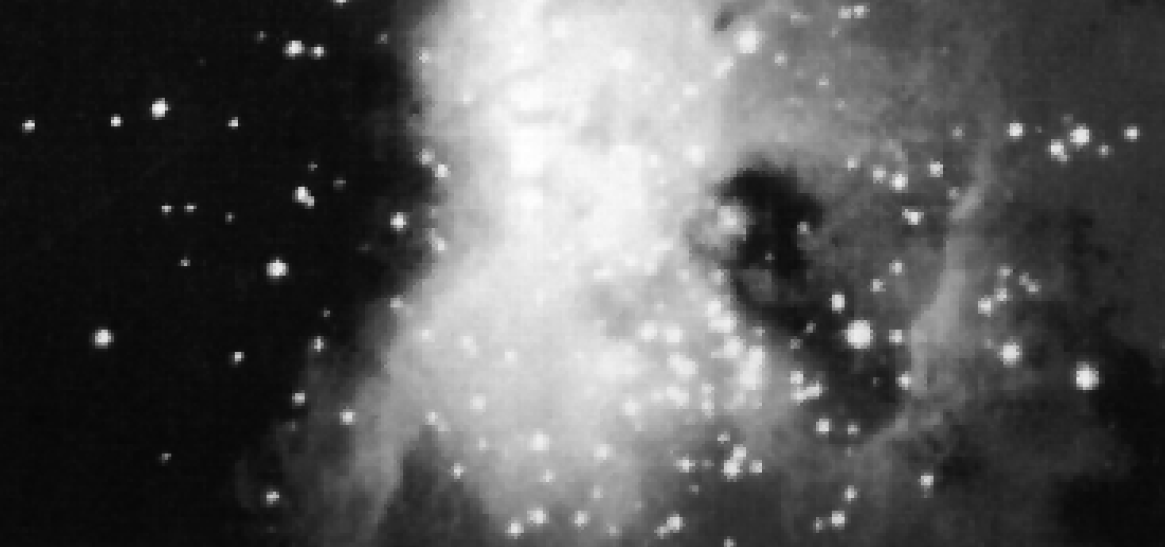
%> input picture P3/NB.bmp, 1165 x 547 px
$ octave mosco.m   (GNU Octave 9; MATLAB toolbox functions it lacks are replaced by stand-ins)
%> lines starting %> are read from the running program, lines starting %| are printed output that depends on the picture
while true
    fprintf('\nMenú de Selección de Ejercicios:\n');
    fprintf('1. Ejercicio 1\n');
    fprintf('2. Ejercicio 2\n');
    fprintf('3. Ejercicio 3\n');
    fprintf('4. Ejercicio 4\n');
    fprintf('5. Ejercicio 5\n');
    fprintf('6. Ejercicio 6\n');
    fprintf('7. Ejercicio 7\n');
    fprintf('8. Ejercicio 8\n');
    fprintf('9. Ejercicio 9\n');
    fprintf('10. Ejercicio 10\n');
    fprintf('11. Ejercicio 11\n');
    fprintf('12. Salir\n');

    opcion = input('Ingrese el número del ejercicio que desea ejecutar: ');
%> the answer given: 3

    switch opcion
        case 1
            image_case_1 = imread('magrisuave.jpg');
            figure;
            subplot(1, 2, 1);
            imshow(image_case_1);
            title('Imagen Original');
            histograma = imhist(image_case_1);
            subplot(1, 2, 2);
            bar(histograma);
            xlabel('Niveles de intensidad');
            ylabel('Frecuencia');
            title('Histograma de la Imagen');
            ylim([0, max(histograma)]);
            min_out = 0;
            max_out = 100;
            imagen_ampliada = ampliarContraste(image_case_1, min_out, max_out);
            figure;
            subplot(1, 2, 1);
            imshow(image_case_1);
            title('Imagen original');
            subplot(1, 2, 2);
            imshow(imagen_ampliada);
            title('Imagen ampliación del contraste 1');
            clear all

        case 2
            image_case_2 = imread('magrisuave.jpg');
            figure;
            subplot(1, 2, 1);
            imshow(image_case_2);
            title('Imagen Original');
            histograma = imhist(image_case_2);
            subplot(1, 2, 2);
            bar(histograma);
            xlabel('Niveles de intensidad');
            ylabel('Frecuencia');
            title('Histograma de la Imagen');
            ylim([0, max(histograma)]);
            a = (255/173);
            [filas,columnas] = size(image_case_2);
            for i=1:filas
                for j=1:columnas
                    if(image_case_2(i,j)<=173)
                        image_res(i,j) = uint8(a*image_case_2(i,j));
                    else
                        image_res(i,j) = 255;
                    end
                end
            end
            figure;
            subplot(1, 2, 1);
            imshow(image_case_2);
            title('Imagen Original');
            subplot(1,2,2);
            imshow(image_res);
            title('Imagen ampliación del contraste 2');
            clear all

        case 3
            image_case_3 = imread('NB.bmp');
%> image_case_3 is the input picture: size 547x1165 uint8; min 6, max 255, mean 87.4
            figure;
            subplot(1, 2, 1);
            imshow(image_case_3);
            title('Imagen Original');
            histograma = imhist(image_case_3);
%> histograma = 256 values, max 44093 at index 15, min 0 at index 1, mean 2489.3
            subplot(1, 2, 2);
            bar(histograma);
            xlabel('Niveles de intensidad');
            ylabel('Frecuencia');
            title('Histograma de la Imagen');
            ylim([0, max(histograma)]);
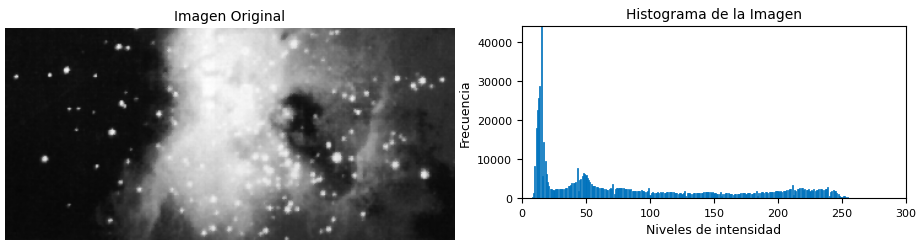
%> figure redrawn from the program's plot data, 2 panels
            a = 0.5;
            c = 0.8627;
            image = mat2gray(image_case_3);
            [filas,columnas] = size(image);
%> filas = 547; columnas = 1165
            for i=1:filas
                for j=1:columnas
                    if( (image(i,j) >= 0) && (image(i,j) <= c))
                        image_res(i,j) = image(i,j)*a;
                    elseif( (image(i,j) > c) && (image(i,j) <= 1))
                        image_res(i,j) = (((1-(a*c))/(1-c))*(image(i,j)-c))+(a*c);
                    end
                end
            end
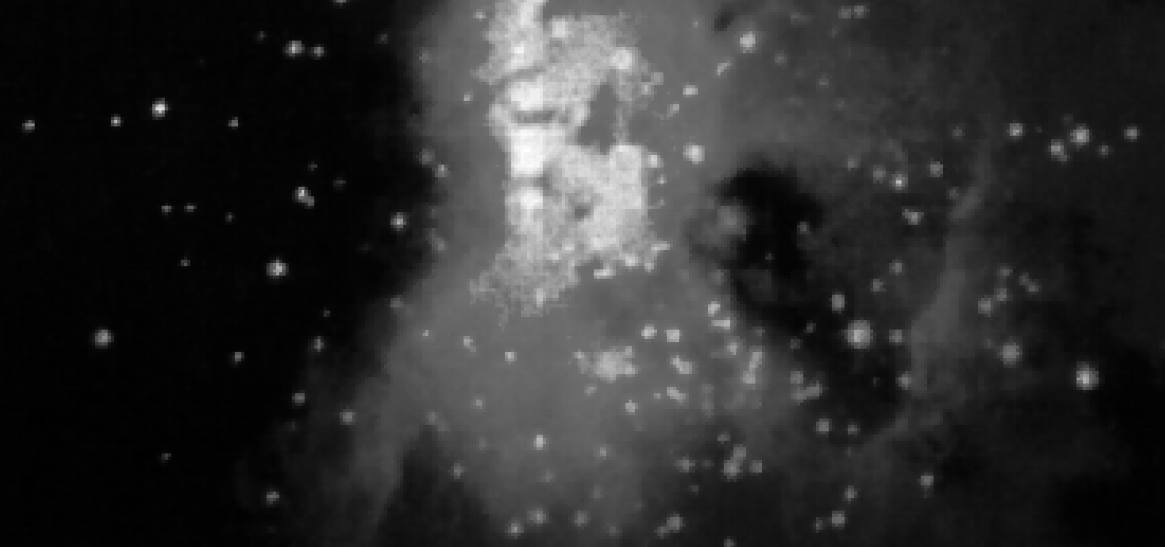
%> image_res: size 547x1165 double; min 0, max 1, mean 0.179
%> (the run ends here)
